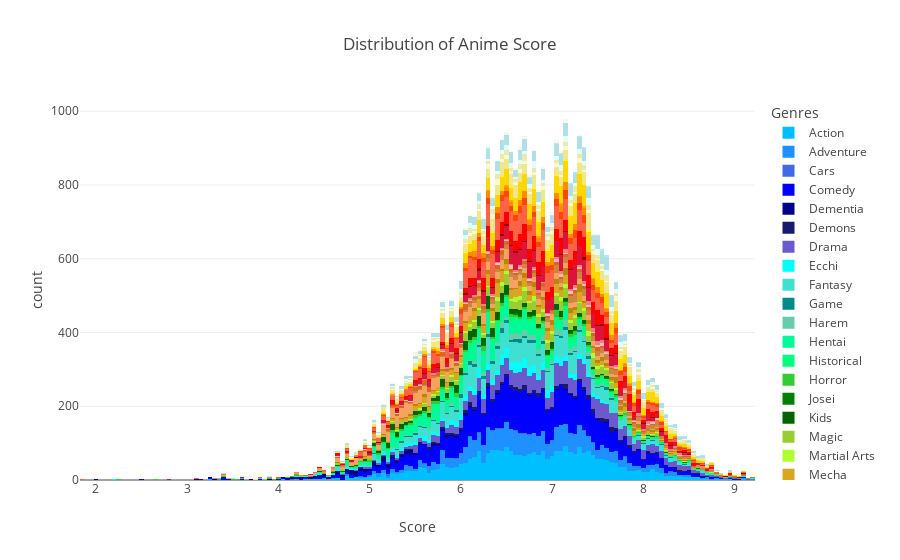

Source (notebook cell):
### Markdown cell above
### Some graphs with interesting data

### Code cell
fig2 = px.histogram(animes_df_copy.explode('Genres'), x='Score', color='Genres', category_orders={'Genres': unique_genres}, title='Distribution of Anime Score', 
                   color_discrete_map={'Action': 'DeepSkyBlue', 'Adventure': 'DodgerBlue', 'Cars': 'RoyalBlue', 'Comedy': 'Blue', 
                                        'Dementia': 'DarkBlue', 'Demons': 'MidnightBlue', 'Drama': 'SlateBlue', 'Ecchi': 'Cyan', 
                                       'Fantasy': 'Turquoise', 'Game': 'DarkCyan', 'Harem': 'MediumAquamarine', 'Hentai': 'MediumSpringGreen', 
                                       'Historical': 'SpringGreen', 'Horror': 'LimeGreen', 'Josei': 'Green', 'Kids': 'DarkGreen', 
                                       'Magic': 'YellowGreen', 'Martial Arts': 'GreenYellow', 'Mecha': 'Goldenrod', 'Military': 'DarkGoldenrod', 
                                       'Music': 'SandyBrown', 'Mystery': 'Peru', 'Parody': 'Chocolate', 'Police': 'LightPink', 
                                       'Psychological': 'LightCoral', 'Romance': 'Crimson', 'Samurai': 'DarkRed', 'School': 'Red', 
                                       'Sci-Fi': 'Tomato', 'Seinen': 'OrangeRed', 'Shoujo': 'DarkOrange', 'Shoujo Ai': 'Orange', 
                                       'Shounen': 'Gold', 'Shounen Ai': 'Yellow', 'Slice of Life': 'Khaki', 'Space': 'LightGoldenrodYellow', 
                                       'Sports': 'PaleGoldenrod', 'Super Power': 'LightCyan', 'Supernatural': 'PowderBlue',
                                        'Thriller': 'PaleTurquoise', 'Unknown': 'MintCream', 'Vampire': 'Seashell', 'Yaoi': 'OldLace', 
                                       'Yuri': 'Beige'})
fig2.show()

### Figure 1 — Plotly figure (JSON) as saved in the notebook; plotly's stock layout.template omitted (floating-point values rounded to 4 significant figures; data arrays with more than 128 entries replaced by an {"elided": "..."} marker saying what was removed)
{"data": [{"alignmentgroup": "True", "bingroup": "x", "hovertemplate": "Genres=Action<br>Score=%{x}<br>count=%{y}<extra></extra>", "legendgroup": "Action", "marker": {"color": "DeepSkyBlue", "pattern": {"shape": ""}}, "name": "Action", "offsetgroup": "Action", "orientation": "v", "showlegend": true, "type": "histogram", "x": {"elided": "3888 float values"}, "xaxis": "x", "yaxis": "y"}, {"alignmentgroup": "True", "bingroup": "x", "hovertemplate": "Genres=Adventure<br>Score=%{x}<br>count=%{y}<extra></extra>", "legendgroup": "Adventure", "marker": {"color": "DodgerBlue", "pattern": {"shape": ""}}, "name": "Adventure", "offsetgroup": "Adventure", "orientation": "v", "showlegend": true, "type": "histogram", "x": {"elided": "2957 float values"}, "xaxis": "x", "yaxis": "y"}, {"alignmentgroup": "True", "bingroup": "x", "hovertemplate": "Genres=Cars<br>Score=%{x}<br>count=%{y}<extra></extra>", "legendgroup": "Cars", "marker": {"color": "RoyalBlue", "pattern": {"shape": ""}}, "name": "Cars", "offsetgroup": "Cars", "orientation": "v", "showlegend": true, "type": "histogram", "x": {"elided": "133 float values"}, "xaxis": "x", "yaxis": "y"}, {"alignmentgroup": "True", "bingroup": "x", "hovertemplate": "Genres=Comedy<br>Score=%{x}<br>count=%{y}<extra></extra>", "legendgroup": "Comedy", "marker": {"color": "Blue", "pattern": {"shape": ""}}, "name": "Comedy", "offsetgroup": "Comedy", "orientation": "v", "showlegend": true, "type": "histogram", "x": {"elided": "6029 float values"}, "xaxis": "x", "yaxis": "y"}, {"alignmentgroup": "True", "bingroup": "x", "hovertemplate": "Genres=Dementia<br>Score=%{x}<br>count=%{y}<extra></extra>", "legendgroup": "Dementia", "marker": {"color": "DarkBlue", "pattern": {"shape": ""}}, "name": "Dementia", "offsetgroup": "Dementia", "orientation": "v", "showlegend": true, "type": "histogram", "x": {"elided": "512 float values"}, "xaxis": "x", "yaxis": "y"}, {"alignmentgroup": "True", "bingroup": "x", "hovertemplate": "Genres=Demons<br>Score=%{x}<br>count=%{y}<extra></extra>", "legendgroup": "Demons", "marker": {"color": "MidnightBlue", "pattern": {"shape": ""}}, "name": "Demons", "offsetgroup": "Demons", "orientation": "v", "showlegend": true, "type": "histogram", "x": {"elided": "501 float values"}, "xaxis": "x", "yaxis": "y"}, {"alignmentgroup": "True", "bingroup": "x", "hovertemplate": "Genres=Drama<br>Score=%{x}<br>count=%{y}<extra></extra>", "legendgroup": "Drama", "marker": {"color": "SlateBlue", "pattern": {"shape": ""}}, "name": "Drama", "offsetgroup": "Drama", "orientation": "v", "showlegend": true, "type": "histogram", "x": {"elided": "2619 float values"}, "xaxis": "x", "yaxis": "y"}, {"alignmentgroup": "True", "bingroup": "x", "hovertemplate": "Genres=Ecchi<br>Score=%{x}<br>count=%{y}<extra></extra>", "legendgroup": "Ecchi", "marker": {"color": "Cyan", "pattern": {"shape": ""}}, "name": "Ecchi", "offsetgroup": "Ecchi", "orientation": "v", "showlegend": true, "type": "histogram", "x": {"elided": "767 float values"}, "xaxis": "x", "yaxis": "y"}, {"alignmentgroup": "True", "bingroup": "x", "hovertemplate": "Genres=Fantasy<br>Score=%{x}<br>count=%{y}<extra></extra>", "legendgroup": "Fantasy", "marker": {"color": "Turquoise", "pattern": {"shape": ""}}, "name": "Fantasy", "offsetgroup": "Fantasy", "orientation": "v", "showlegend": true, "type": "histogram", "x": {"elided": "3285 float values"}, "xaxis": "x", "yaxis": "y"}, {"alignmentgroup": "True", "bingroup": "x", "hovertemplate": "Genres=Game<br>Score=%{x}<br>count=%{y}<extra></extra>", "legendgroup": "Game", "marker": {"color": "DarkCyan", "pattern": {"shape": ""}}, "name": "Game", "offsetgroup": "Game", "orientation": "v", "showlegend": true, "type": "histogram", "x": {"elided": "386 float values"}, "xaxis": "x", "yaxis": "y"}, {"alignmentgroup": "True", "bingroup": "x", "hovertemplate": "Genres=Harem<br>Score=%{x}<br>count=%{y}<extra></extra>", "legendgroup": "Harem", "marker": {"color": "MediumAquamarine", "pattern": {"shape": ""}}, "name": "Harem", "offsetgroup": "Harem", "orientation": "v", "showlegend": true, "type": "histogram", "x": {"elided": "399 float values"}, "xaxis": "x", "yaxis": "y"}, {"alignmentgroup": "True", "bingroup": "x", "hovertemplate": "Genres=Hentai<br>Score=%{x}<br>count=%{y}<extra></extra>", "legendgroup": "Hentai", "marker": {"color": "MediumSpringGreen", "pattern": {"shape": ""}}, "name": "Hentai", "offsetgroup": "Hentai", "orientation": "v", "showlegend": true, "type": "histogram", "x": {"elided": "1348 float values"}, "xaxis": "x", "yaxis": "y"}, {"alignmentgroup": "True", "bingroup": "x", "hovertemplate": "Genres=Historical<br>Score=%{x}<br>count=%{y}<extra></extra>", "legendgroup": "Historical", "marker": {"color": "SpringGreen", "pattern": {"shape": ""}}, "name": "Historical", "offsetgroup": "Historical", "orientation": "v", "showlegend": true, "type": "histogram", "x": {"elided": "1144 float values"}, "xaxis": "x", "yaxis": "y"}, {"alignmentgroup": "True", "bingroup": "x", "hovertemplate": "Genres=Horror<br>Score=%{x}<br>count=%{y}<extra></extra>", "legendgroup": "Horror", "marker": {"color": "LimeGreen", "pattern": {"shape": ""}}, "name": "Horror", "offsetgroup": "Horror", "orientation": "v", "showlegend": true, "type": "histogram", "x": {"elided": "462 float values"}, "xaxis": "x", "yaxis": "y"}, {"alignmentgroup": "True", "bingroup": "x", "hovertemplate": "Genres=Josei<br>Score=%{x}<br>count=%{y}<extra></extra>", "legendgroup": "Josei", "marker": {"color": "Green", "pattern": {"shape": ""}}, "name": "Josei", "offsetgroup": "Josei", "orientation": "v", "showlegend": true, "type": "histogram", "x": [8.06, 7.41, 7.42, 6.86, 7.42, 7.83, 7.27, 7.7, 8.26, 6.48, 8.32, 6.39, 6.56, 6.62, 7.16, 7.39, 8.17, 7.24, 8.27, 7.36, 7.47, 7.41, 7.83, 8.13, 7.59, 7.62, 7.13, 6.58, 8.43, 7.41, 7.65, 5.64, 8.23, 7.98, 8.36, 7.94, 7.48, 7.67, 7.77, 7.48, 7.29, 6.44, 8.43, 6.07, 5.6, 7.04, 7.14, 6.48, 7.06, 5.44, 7.04, 7.18, 6.78, 6, 5.81, 5.93, 6.9, 6.25, 5.67, 7, 5.77, null, 7.6, 8.6, 6.93, 6.56, 6.65, 6.61, 6.1, 8.79, 7.22, 6.61, 6.93, 6.74, 6.13, null, 6.49, 7.19, 6.83, 5.93, 8.52, 5.14, 6.74, 5.66, 6.58, 5.45, 6.64, 5.7, 5.79, 4.69, null, null, 5.97, 5.28, 6.66, null, null], "xaxis": "x", "yaxis": "y"}, {"alignmentgroup": "True", "bingroup": "x", "hovertemplate": "Genres=Kids<br>Score=%{x}<br>count=%{y}<extra></extra>", "legendgroup": "Kids", "marker": {"color": "DarkGreen", "pattern": {"shape": ""}}, "name": "Kids", "offsetgroup": "Kids", "orientation": "v", "showlegend": true, "type": "histogram", "x": {"elided": "2665 float values"}, "xaxis": "x", "yaxis": "y"}, {"alignmentgroup": "True", "bingroup": "x", "hovertemplate": "Genres=Magic<br>Score=%{x}<br>count=%{y}<extra></extra>", "legendgroup": "Magic", "marker": {"color": "YellowGreen", "pattern": {"shape": ""}}, "name": "Magic", "offsetgroup": "Magic", "orientation": "v", "showlegend": true, "type": "histogram", "x": {"elided": "1081 float values"}, "xaxis": "x", "yaxis": "y"}, {"alignmentgroup": "True", "bingroup": "x", "hovertemplate": "Genres=Martial Arts<br>Score=%{x}<br>count=%{y}<extra></extra>", "legendgroup": "Martial Arts", "marker": {"color": "GreenYellow", "pattern": {"shape": ""}}, "name": "Martial Arts", "offsetgroup": "Martial Arts", "orientation": "v", "showlegend": true, "type": "histogram", "x": {"elided": "425 float values"}, "xaxis": "x", "yaxis": "y"}, {"alignmentgroup": "True", "bingroup": "x", "hovertemplate": "Genres=Mecha<br>Score=%{x}<br>count=%{y}<extra></extra>", "legendgroup": "Mecha", "marker": {"color": "Goldenrod", "pattern": {"shape": ""}}, "name": "Mecha", "offsetgroup": "Mecha", "orientation": "v", "showlegend": true, "type": "histogram", "x": {"elided": "1101 float values"}, "xaxis": "x", "yaxis": "y"}, {"alignmentgroup": "True", "bingroup": "x", "hovertemplate": "Genres=Military<br>Score=%{x}<br>count=%{y}<extra></extra>", "legendgroup": "Military", "marker": {"color": "DarkGoldenrod", "pattern": {"shape": ""}}, "name": "Military", "offsetgroup": "Military", "orientation": "v", "showlegend": true, "type": "histogram", "x": {"elided": "576 float values"}, "xaxis": "x", "yaxis": "y"}, {"alignmentgroup": "True", "bingroup": "x", "hovertemplate": "Genres=Music<br>Score=%{x}<br>count=%{y}<extra></extra>", "legendgroup": "Music", "marker": {"color": "SandyBrown", "pattern": {"shape": ""}}, "name": "Music", "offsetgroup": "Music", "orientation": "v", "showlegend": true, "type": "histogram", "x": {"elided": "2244 float values"}, "xaxis": "x", "yaxis": "y"}, {"alignmentgroup": "True", "bingroup": "x", "hovertemplate": "Genres=Mystery<br>Score=%{x}<br>count=%{y}<extra></extra>", "legendgroup": "Mystery", "marker": {"color": "Peru", "pattern": {"shape": ""}}, "name": "Mystery", "offsetgroup": "Mystery", "orientation": "v", "showlegend": true, "type": "histogram", "x": {"elided": "727 float values"}, "xaxis": "x", "yaxis": "y"}, {"alignmentgroup": "True", "bingroup": "x", "hovertemplate": "Genres=Parody<br>Score=%{x}<br>count=%{y}<extra></extra>", "legendgroup": "Parody", "marker": {"color": "Chocolate", "pattern": {"shape": ""}}, "name": "Parody", "offsetgroup": "Parody", "orientation": "v", "showlegend": true, "type": "histogram", "x": {"elided": "660 float values"}, "xaxis": "x", "yaxis": "y"}, {"alignmentgroup": "True", "bingroup": "x", "hovertemplate": "Genres=Police<br>Score=%{x}<br>count=%{y}<extra></extra>", "legendgroup": "Police", "marker": {"color": "LightPink", "pattern": {"shape": ""}}, "name": "Police", "offsetgroup": "Police", "orientation": "v", "showlegend": true, "type": "histogram", "x": {"elided": "247 float values"}, "xaxis": "x", "yaxis": "y"}, {"alignmentgroup": "True", "bingroup": "x", "hovertemplate": "Genres=Psychological<br>Score=%{x}<br>count=%{y}<extra></extra>", "legendgroup": "Psychological", "marker": {"color": "LightCoral", "pattern": {"shape": ""}}, "name": "Psychological", "offsetgroup": "Psychological", "orientation": "v", "showlegend": true, "type": "histogram", "x": {"elided": "345 float values"}, "xaxis": "x", "yaxis": "y"}, {"alignmentgroup": "True", "bingroup": "x", "hovertemplate": "Genres=Romance<br>Score=%{x}<br>count=%{y}<extra></extra>", "legendgroup": "Romance", "marker": {"color": "Crimson", "pattern": {"shape": ""}}, "name": "Romance", "offsetgroup": "Romance", "orientation": "v", "showlegend": true, "type": "histogram", "x": {"elided": "1899 float values"}, "xaxis": "x", "yaxis": "y"}, {"alignmentgroup": "True", "bingroup": "x", "hovertemplate": "Genres=Samurai<br>Score=%{x}<br>count=%{y}<extra></extra>", "legendgroup": "Samurai", "marker": {"color": "DarkRed", "pattern": {"shape": ""}}, "name": "Samurai", "offsetgroup": "Samurai", "orientation": "v", "showlegend": true, "type": "histogram", "x": {"elided": "202 float values"}, "xaxis": "x", "yaxis": "y"}, {"alignmentgroup": "True", "bingroup": "x", "hovertemplate": "Genres=School<br>Score=%{x}<br>count=%{y}<extra></extra>", "legendgroup": "School", "marker": {"color": "Red", "pattern": {"shape": ""}}, "name": "School", "offsetgroup": "School", "orientation": "v", "showlegend": true, "type": "histogram", "x": {"elided": "1642 float values"}, "xaxis": "x", "yaxis": "y"}, {"alignmentgroup": "True", "bingroup": "x", "hovertemplate": "Genres=Sci-Fi<br>Score=%{x}<br>count=%{y}<extra></extra>", "legendgroup": "Sci-Fi", "marker": {"color": "Tomato", "pattern": {"shape": ""}}, "name": "Sci-Fi", "offsetgroup": "Sci-Fi", "orientation": "v", "showlegend": true, "type": "histogram", "x": {"elided": "2583 float values"}, "xaxis": "x", "yaxis": "y"}, {"alignmentgroup": "True", "bingroup": "x", "hovertemplate": "Genres=Seinen<br>Score=%{x}<br>count=%{y}<extra></extra>", "legendgroup": "Seinen", "marker": {"color": "OrangeRed", "pattern": {"shape": ""}}, "name": "Seinen", "offsetgroup": "Seinen", "orientation": "v", "showlegend": true, "type": "histogram", "x": {"elided": "830 float values"}, "xaxis": "x", "yaxis": "y"}, {"alignmentgroup": "True", "bingroup": "x", "hovertemplate": "Genres=Shoujo<br>Score=%{x}<br>count=%{y}<extra></extra>", "legendgroup": "Shoujo", "marker": {"color": "DarkOrange", "pattern": {"shape": ""}}, "name": "Shoujo", "offsetgroup": "Shoujo", "orientation": "v", "showlegend": true, "type": "histogram", "x": {"elided": "688 float values"}, "xaxis": "x", "yaxis": "y"}, {"alignmentgroup": "True", "bingroup": "x", "hovertemplate": "Genres=Shoujo Ai<br>Score=%{x}<br>count=%{y}<extra></extra>", "legendgroup": "Shoujo Ai", "marker": {"color": "Orange", "pattern": {"shape": ""}}, "name": "Shoujo Ai", "offsetgroup": "Shoujo Ai", "orientation": "v", "showlegend": true, "type": "histogram", "x": [7.46, 6.87, 7.12, 7.34, 7.6, 7.68, 6.58, 6.3, 6.67, 7.79, 7.31, 7.46, 5.75, 6.83, 7.85, 5.37, 5.25, 6.73, 7.32, 6.85, 7.37, 7.34, 7.82, 6.87, 7.05, 6.85, 6.89, 7.16, 7.09, 6.45, 6.81, 6.12, 5.26, 5.85, 6.99, 6.5, 6.57, 7.6, 6.2, 7.85, 6.5, 6.64, 6.03, 7.02, 6.57, 6.32, 7.88, 6.53, 6.48, 7.08, 6.71, 6.25, 7.95, 6.12, 4.24, 7.79, 6.16, 6.69, 6.51, 5.37, 7.24, 7.56, 7.73, 5.58, 7.1, 6.97, 7.69, 7.93, 7.45, 7.36, 7.3, 6.53, 6.93, 7.21, 6.75, 5.5, 6.53, null, null], "xaxis": "x", "yaxis": "y"}, {"alignmentgroup": "True", "bingroup": "x", "hovertemplate": "Genres=Shounen<br>Score=%{x}<br>count=%{y}<extra></extra>", "legendgroup": "Shounen", "marker": {"color": "Gold", "pattern": {"shape": ""}}, "name": "Shounen", "offsetgroup": "Shounen", "orientation": "v", "showlegend": true, "type": "histogram", "x": {"elided": "2003 float values"}, "xaxis": "x", "yaxis": "y"}, {"alignmentgroup": "True", "bingroup": "x", "hovertemplate": "Genres=Shounen Ai<br>Score=%{x}<br>count=%{y}<extra></extra>", "legendgroup": "Shounen Ai", "marker": {"color": "Yellow", "pattern": {"shape": ""}}, "name": "Shounen Ai", "offsetgroup": "Shounen Ai", "orientation": "v", "showlegend": true, "type": "histogram", "x": [6.86, 7.02, 6.54, 6.44, 6.96, 7.07, 4.93, 5.15, 4.96, 6.55, 6.57, 6.91, 6.62, 5.51, 6.37, 6.1, 6.71, 6.88, 5.48, 6.02, 6.11, 5.91, 5.13, 5.55, 5.14, 6.08, 7.29, 6.26, 6.56, 7.65, 6.99, 7.06, 6.71, 7.85, 5.84, 7.48, 7.26, 7.96, 6.28, 7.79, 7.97, 7.69, 6.86, 6.87, 6.51, 7.07, 7.8, 7.42, 6.85, 6.09, 7.95, 7.87, 7.32, null, 7.48, 6.97, 6.06, 7.76, 8.32, 6.39, 7.08, 7.04, 6.33, 7.42, null, 6.62, 7.3, 5.64, 7.14, 7.41, 6.74, null, 7.49, 5.32, 6.3, 4.97, 6.44, 7.38, null, 6.8, 7.27, 7.61, 5.97, 7.4, 8.32, 6.15, 7.39, 8.19, 7.16, null, 7.34, 5.5, 7.01, null, 5.19, 6.25, 6.15, null, null, null], "xaxis": "x", "yaxis": "y"}, {"alignmentgroup": "True", "bingroup": "x", "hovertemplate": "Genres=Slice of Life<br>Score=%{x}<br>count=%{y}<extra></extra>", "legendgroup": "Slice of Life", "marker": {"color": "Khaki", "pattern": {"shape": ""}}, "name": "Slice of Life", "offsetgroup": "Slice of Life", "orientation": "v", "showlegend": true, "type": "histogram", "x": {"elided": "1914 float values"}, "xaxis": "x", "yaxis": "y"}, {"alignmentgroup": "True", "bingroup": "x", "hovertemplate": "Genres=Space<br>Score=%{x}<br>count=%{y}<extra></extra>", "legendgroup": "Space", "marker": {"color": "LightGoldenrodYellow", "pattern": {"shape": ""}}, "name": "Space", "offsetgroup": "Space", "orientation": "v", "showlegend": true, "type": "histogram", "x": {"elided": "495 float values"}, "xaxis": "x", "yaxis": "y"}, {"alignmentgroup": "True", "bingroup": "x", "hovertemplate": "Genres=Sports<br>Score=%{x}<br>count=%{y}<extra></extra>", "legendgroup": "Sports", "marker": {"color": "PaleGoldenrod", "pattern": {"shape": ""}}, "name": "Sports", "offsetgroup": "Sports", "orientation": "v", "showlegend": true, "type": "histogram", "x": {"elided": "713 float values"}, "xaxis": "x", "yaxis": "y"}, {"alignmentgroup": "True", "bingroup": "x", "hovertemplate": "Genres=Super Power<br>Score=%{x}<br>count=%{y}<extra></extra>", "legendgroup": "Super Power", "marker": {"color": "LightCyan", "pattern": {"shape": ""}}, "name": "Super Power", "offsetgroup": "Super Power", "orientation": "v", "showlegend": true, "type": "histogram", "x": {"elided": "632 float values"}, "xaxis": "x", "yaxis": "y"}, {"alignmentgroup": "True", "bingroup": "x", "hovertemplate": "Genres=Supernatural<br>Score=%{x}<br>count=%{y}<extra></extra>", "legendgroup": "Supernatural", "marker": {"color": "PowderBlue", "pattern": {"shape": ""}}, "name": "Supernatural", "offsetgroup": "Supernatural", "orientation": "v", "showlegend": true, "type": "histogram", "x": {"elided": "1479 float values"}, "xaxis": "x", "yaxis": "y"}, {"alignmentgroup": "True", "bingroup": "x", "hovertemplate": "Genres=Thriller<br>Score=%{x}<br>count=%{y}<extra></extra>", "legendgroup": "Thriller", "marker": {"color": "PaleTurquoise", "pattern": {"shape": ""}}, "name": "Thriller", "offsetgroup": "Thriller", "orientation": "v", "showlegend": true, "type": "histogram", "x": {"elided": "131 float values"}, "xaxis": "x", "yaxis": "y"}, {"alignmentgroup": "True", "bingroup": "x", "hovertemplate": "Genres=Unknown<br>Score=%{x}<br>count=%{y}<extra></extra>", "legendgroup": "Unknown", "marker": {"color": "MintCream", "pattern": {"shape": ""}}, "name": "Unknown", "offsetgroup": "Unknown", "orientation": "v", "showlegend": true, "type": "histogram", "x": [null, null, 5.12, null, 5.93, null, null, 5.49, null, 5.62, null, 4.8, null, null, 5.81, null, null, null, null, 4.95, 5.01, 4.67, 5.02, 5.31, null, 5.72, 5.48, null, null, null, null, 5.68, 5.48, null, null, null, null, null, null, null, null, null, null, null, null, null, null, null, null, null, null, null, null, null, null, null, null, null, null, null, null, null, null], "xaxis": "x", "yaxis": "y"}, {"alignmentgroup": "True", "bingroup": "x", "hovertemplate": "Genres=Vampire<br>Score=%{x}<br>count=%{y}<extra></extra>", "legendgroup": "Vampire", "marker": {"color": "Seashell", "pattern": {"shape": ""}}, "name": "Vampire", "offsetgroup": "Vampire", "orientation": "v", "showlegend": true, "type": "histogram", "x": {"elided": "136 float values"}, "xaxis": "x", "yaxis": "y"}, {"alignmentgroup": "True", "bingroup": "x", "hovertemplate": "Genres=Yaoi<br>Score=%{x}<br>count=%{y}<extra></extra>", "legendgroup": "Yaoi", "marker": {"color": "OldLace", "pattern": {"shape": ""}}, "name": "Yaoi", "offsetgroup": "Yaoi", "orientation": "v", "showlegend": true, "type": "histogram", "x": [7.14, 5.27, 6.29, 6.73, 5.89, 6.75, 6.03, 6.76, 5.69, 5.44, 6.44, 6.45, 4.37, 6.26, 5.56, 7.53, 6.59, 7.01, 6.7, 4.46, 4.49, 6.65, 7.05, 6.65, 6.64, 4.49, 5.55, 6.19, 7.11, 5.97, 6.52, 7.02, 6.75, 5.8, 6.12, 5.86, null, 6.66, 7.57, 5.23, null, null], "xaxis": "x", "yaxis": "y"}, {"alignmentgroup": "True", "bingroup": "x", "hovertemplate": "Genres=Yuri<br>Score=%{x}<br>count=%{y}<extra></extra>", "legendgroup": "Yuri", "marker": {"color": "Beige", "pattern": {"shape": ""}}, "name": "Yuri", "offsetgroup": "Yuri", "orientation": "v", "showlegend": true, "type": "histogram", "x": [6.19, 6.33, 5.98, 6.07, 6.87, 5.87, 5.87, 5.49, 5.52, 5.25, 5.52, 6.28, 5.4, 6.72, 6.71, 5.51, 5.07, 5.13, 5.02, 5.65, 6.68, 5.8, 6.06, 6.08, 5.9, 7.26, 5.58, 6.48, 5.16, 7.11, 7.2, 6.71], "xaxis": "x", "yaxis": "y"}], "layout": {"barmode": "relative", "legend": {"title": {"text": "Genres"}, "tracegroupgap": 0}, "title": {"text": "Distribution of Anime Score"}, "xaxis": {"anchor": "y", "domain": [0, 1], "title": {"text": "Score"}}, "yaxis": {"anchor": "x", "domain": [0, 1], "title": {"text": "count"}}}}
